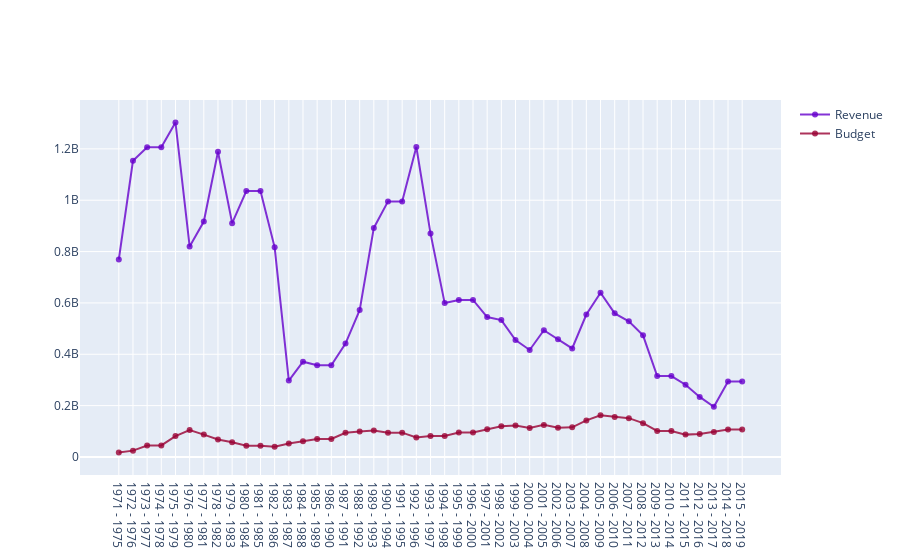

The code cell stored with this chart in its notebook:
### Code cell
fig = plotFigure(year_label, revenue_arr, budget_arr)
fig.show()
